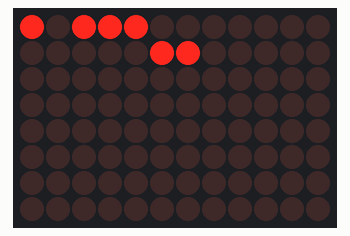
Recording of a sketch running on a simulated Arduino Uno R4 WiFi. Shown: 12×8 LED matrix.

Above: at 0.1 s.

The sketch:

matrix1.ino
```cpp
#include "Arduino_LED_Matrix.h"

ArduinoLEDMatrix matrix;

void setup() {
  Serial.begin(115200);
  matrix.begin();
}

uint8_t frame[8][12] = {
  { 0, 0, 0, 0, 0, 0, 0, 0, 0, 0, 0, 0 },
  { 0, 0, 0, 0, 0, 0, 0, 0, 0, 0, 0, 0 },
  { 0, 0, 0, 0, 0, 0, 0, 0, 0, 0, 0, 0 },
  { 0, 0, 0, 0, 0, 0, 0, 0, 0, 0, 0, 0 },
  { 0, 0, 0, 0, 0, 0, 0, 0, 0, 0, 0, 0 },
  { 0, 0, 0, 0, 0, 0, 0, 0, 0, 0, 0, 0 },
  { 0, 0, 0, 0, 0, 0, 0, 0, 0, 0, 0, 0 },
  { 0, 0, 0, 0, 0, 0, 0, 0, 0, 0, 0, 0 }
};

void elec(){
frame[0][0] = 1;
frame[0][2] = 1;
frame[0][3] = 1;
frame[0][4] = 1;
frame[1][5] = 1;
frame[1][6] = 1;
}


void loop(){
elec();


matrix.renderBitmap(frame, 8, 12);

delay(1000);
//wink();

matrix.renderBitmap(frame, 8, 12);
delay(1000);
}
```
